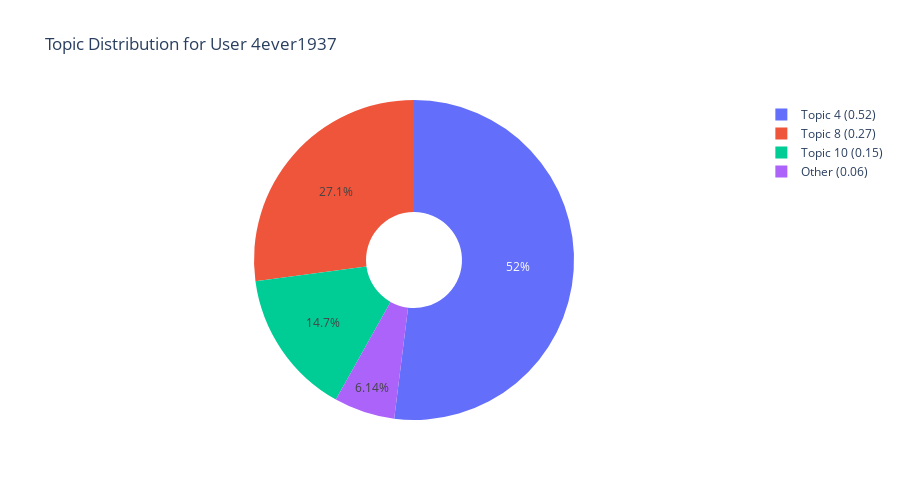
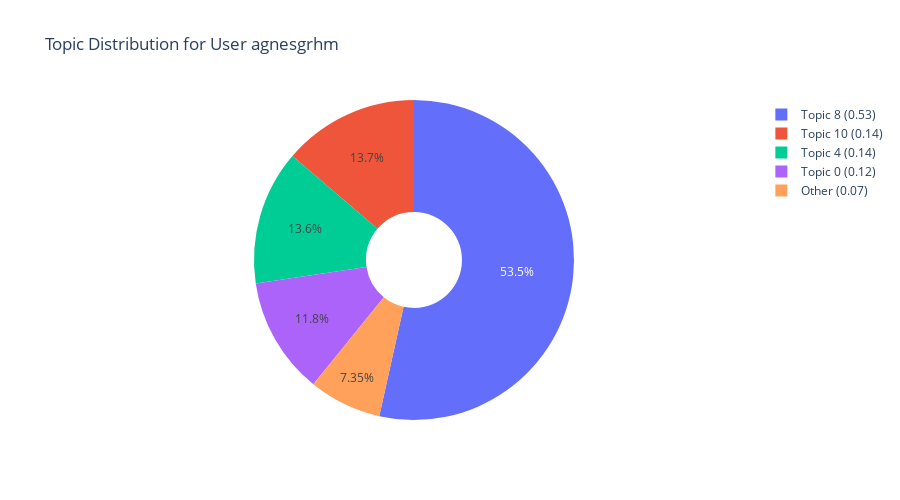
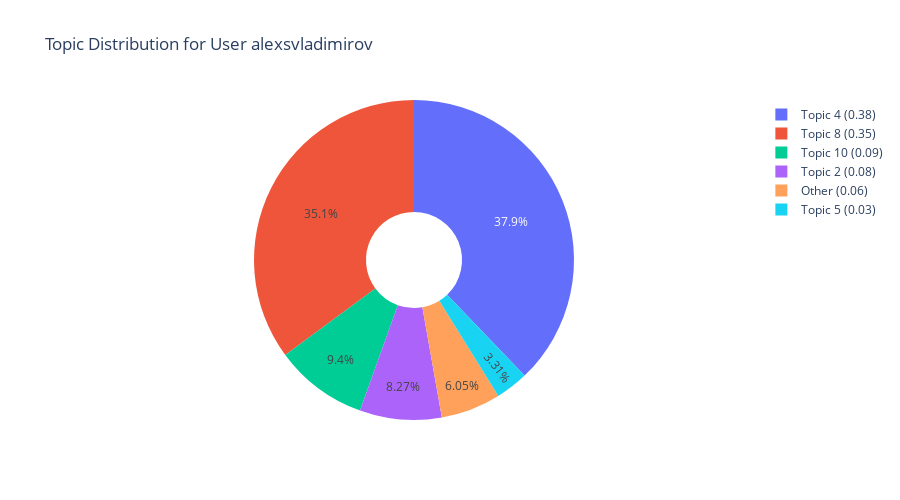

Notebook source saved alongside these figures, in order:
### Markdown cell above
# 2. User Topic Distribution Visualization

### Code cell
def plot_user_topics(user_id):
    user_id = user_selector.value
    
    # Get topic distribution for this user
    user_data = user_topic_df[user_topic_df['user_id'] == user_id].iloc[0]
    
    # Extract topic proportions
    topic_props = [user_data[f'Topic_{i}'] for i in range(num_topics)]
    
    # Only include topics with significant contribution
    threshold = 0.03
    significant_topics = [(i, prop) for i, prop in enumerate(topic_props) if prop > threshold]
    other_prop = sum(prop for i, prop in enumerate(topic_props) if prop <= threshold)
    
    # Sort by proportion
    significant_topics.sort(key=lambda x: x[1], reverse=True)
    
    # Create labels and values
    labels = [f'Topic {i} ({prop:.2f})' for i, prop in significant_topics]
    if other_prop > 0:
        labels.append(f'Other ({other_prop:.2f})')
        
    values = [prop for _, prop in significant_topics]
    if other_prop > 0:
        values.append(other_prop)
    
    # Create pie chart with Plotly
    fig = go.Figure(data=[go.Pie(
        labels=labels,
        values=values,
        textinfo='percent',
        hoverinfo='label+percent',
        hole=0.3
    )])
    
    fig.update_layout(
        title=f'Topic Distribution for User {user_id}',
        height=500
    )
    
    fig.show()
    
    # Display user metrics
    print(f"User: {user_id}")
    print(f"Post count: {user_data['post_count']}")
    print(f"Gini coefficient: {user_data['gini_coefficient']:.4f}")
    print(f"Shannon entropy: {user_data['shannon_entropy']:.4f}")
    print(f"Top-1 topic ratio: {user_data['top1_ratio']:.4f}")
    print(f"Top-2 topics ratio: {user_data['top2_ratio']:.4f}")
    
    # Check if user is suspicious
    if user_id in suspicious_df['user_id'].values:
        susp_data = suspicious_df[suspicious_df['user_id'] == user_id].iloc[0]
        if susp_data['suspicious']:
            print("⚠️ This user has been flagged as suspicious")
            reasons = []
            if susp_data['suspicious_post_freq']:
                reasons.append("unusually high posting frequency")
            if susp_data['suspicious_narrowness']:
                reasons.append("extremely narrow topic focus")
            if susp_data['suspicious_duplicates']:
                reasons.append("high rate of similar/duplicate content")
            print(f"Reasons: {', '.join(reasons)}")

# Create user selector
user_list = sorted(user_topic_df['user_id'].unique())
user_selector = widgets.Dropdown(
    options=user_list,
    value=user_list[0],
    description='User:',
    style={'description_width': 'initial'}
)

# Display interactive widget
display(widgets.VBox([
    widgets.HTML('<h3>User Topic Distribution</h3>'),
    user_selector,
    widgets.interactive_output(plot_user_topics, {'user_id': user_selector})
]))

### Figure 1 — Plotly figure (JSON) as saved in the notebook; plotly's stock layout.template omitted (floating-point values rounded to 4 significant figures)
{"data": [{"hole": 0.3, "hoverinfo": "label+percent", "labels": ["Topic 4 (0.52)", "Topic 8 (0.27)", "Topic 10 (0.15)", "Other (0.06)"], "textinfo": "percent", "type": "pie", "values": [0.5197, 0.2713, 0.1475, 0.06145]}], "layout": {"height": 500, "title": {"text": "Topic Distribution for User 4ever1937"}}}

### Figure 2 — Plotly figure (JSON) as saved in the notebook; plotly's stock layout.template omitted (floating-point values rounded to 4 significant figures)
{"data": [{"hole": 0.3, "hoverinfo": "label+percent", "labels": ["Topic 8 (0.53)", "Topic 10 (0.14)", "Topic 4 (0.14)", "Topic 0 (0.12)", "Other (0.07)"], "textinfo": "percent", "type": "pie", "values": [0.5348, 0.1374, 0.136, 0.1182, 0.07347]}], "layout": {"height": 500, "title": {"text": "Topic Distribution for User agnesgrhm"}}}

### Figure 3 — Plotly figure (JSON) as saved in the notebook; plotly's stock layout.template omitted (floating-point values rounded to 4 significant figures)
{"data": [{"hole": 0.3, "hoverinfo": "label+percent", "labels": ["Topic 4 (0.38)", "Topic 8 (0.35)", "Topic 10 (0.09)", "Topic 2 (0.08)", "Topic 5 (0.03)", "Other (0.06)"], "textinfo": "percent", "type": "pie", "values": [0.3785, 0.3512, 0.09402, 0.08266, 0.03309, 0.06051]}], "layout": {"height": 500, "title": {"text": "Topic Distribution for User alexsvladimirov"}}}
